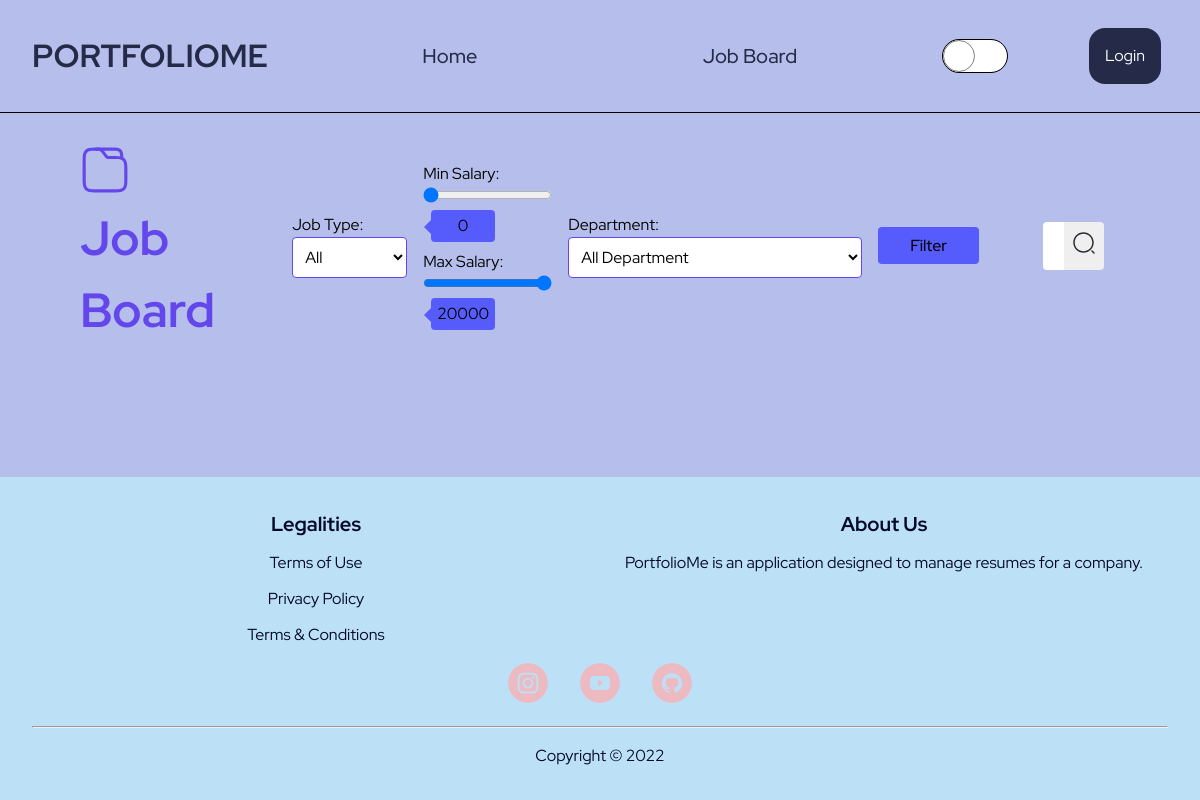
Page /job_board on the earlier database version.
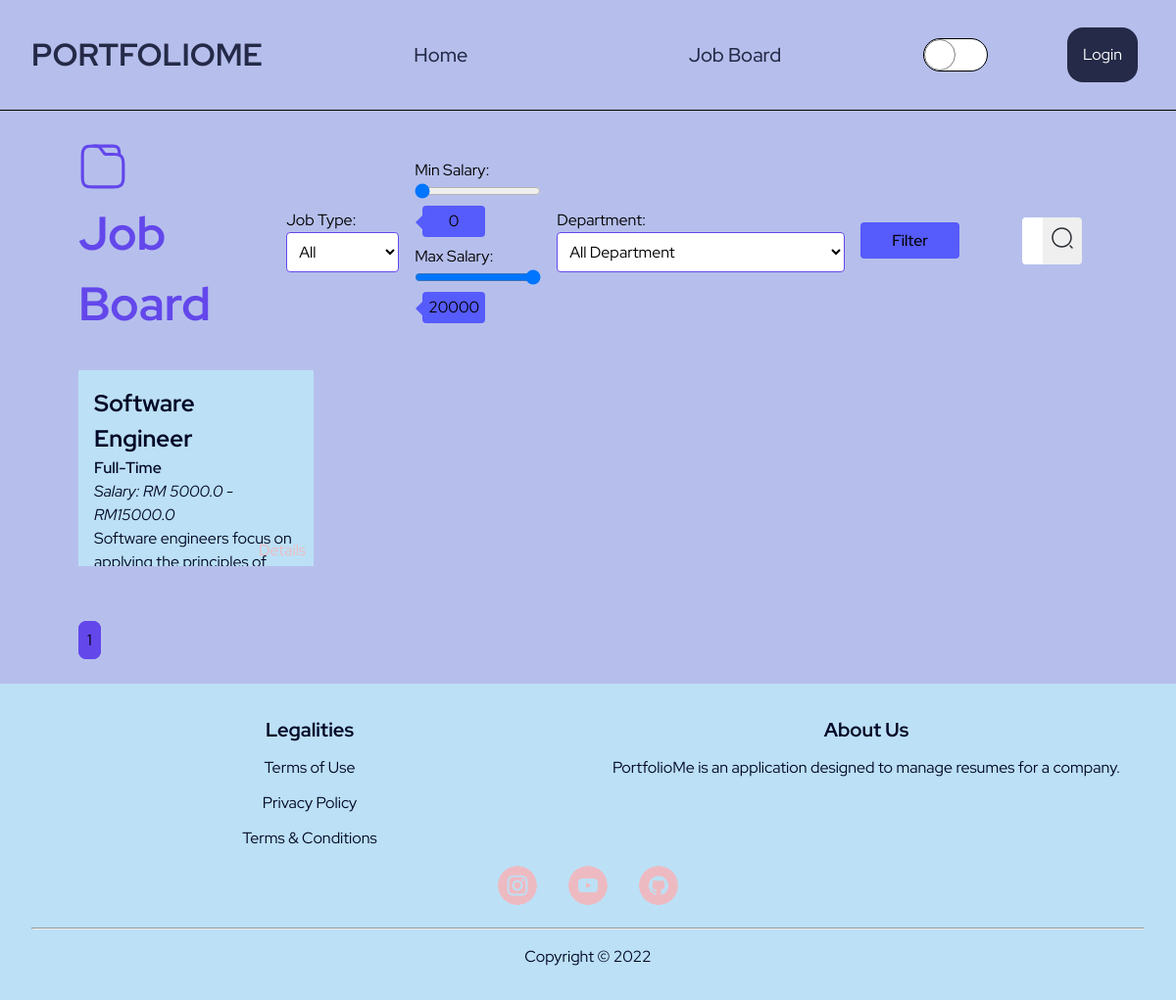
Same page on the later database version.
### PortfolioMe/models.py (models this page shows, shortened)
class JobBoard(db.Model):
    __tablename__ = 'jobboard'
    id = db.Column(db.Integer, primary_key=True)
    name = db.Column(db.String(50), nullable=False)
    highlights = db.Column(db.String(200), nullable=False)
    description = db.Column(db.String(255), nullable=False)
    department = db.Column(db.String(50), nullable=False)
    min_salary = db.Column(db.Float, nullable=False)
    max_salary = db.Column(db.Float, nullable=False)
    position_level = db.Column(db.String(20), nullable=False)
    years_of_experience = db.Column(db.String(10), nullable=False)
    job_type = db.Column(db.String(10), nullable=False)
    specializations = db.Column(db.String(50), nullable=False)
    job_image = db.Column(db.String(50), nullable=False)
    resumes_submitted_list = db.relationship(
        'Resume', backref='associated_job_board', lazy=True)

### PortfolioMe/client/routes.py (the view)
@client.route("/job_board", methods=["GET", "POST"])
def job_board():
    JOBS_PER_PAGE = 12
    page = request.args.get('page', default=1, type=int)
    jobs = JobBoard.query.order_by(
        JobBoard.id.asc()).paginate(page=page, per_page=JOBS_PER_PAGE)
    search_query = request.args.get('search')
    if search_query is not None:
        jobs = JobBoard.query.filter(JobBoard.name.like(f"%{search_query}%")).order_by(
            JobBoard.id.asc()).paginate(page=page, per_page=JOBS_PER_PAGE)
    jobtype_filter = constants.job_types
    department_filter = constants.department_types
    type = request.args.get('type')
    min_salary = request.args.get('min_salary')
    max_salary = request.args.get('max_salary')
    department = request.args.get('dept')
    if type != "All" and min_salary and max_salary and department != "All":
        jobs = JobBoard.query.filter(JobBoard.job_type.like(f"%{type}%"), (JobBoard.min_salary > min_salary) | (JobBoard.max_salary < max_salary), JobBoard.department.like(f"%{department}%")).order_by(
            JobBoard.id.asc()).paginate(page=page, per_page=JOBS_PER_PAGE)
    elif type == "All" and min_salary and max_salary and department == "All":
        jobs = JobBoard.query.filter((JobBoard.min_salary > min_salary) | (JobBoard.max_salary < max_salary)).order_by(
            JobBoard.id.asc()).paginate(page=page, per_page=JOBS_PER_PAGE)
    elif type == "All" and min_salary and max_salary and department:
        jobs = JobBoard.query.filter((JobBoard.min_salary > min_salary) | (JobBoard.max_salary < max_salary), JobBoard.department.like(f"%{department}%")).order_by(
            JobBoard.id.asc()).paginate(page=page, per_page=JOBS_PER_PAGE)
    elif type and min_salary and max_salary and department == "All":
        jobs = JobBoard.query.filter(JobBoard.job_type.like(f"%{type}%"), (JobBoard.min_salary > min_salary) | (JobBoard.max_salary < max_salary)).order_by(
            JobBoard.id.asc()).paginate(page=page, per_page=JOBS_PER_PAGE)
    return render_template("client/job_board.html", jobs=jobs, jobtype_filter=jobtype_filter, department_filter=department_filter)

### PortfolioMe/templates/client/job_board.html (shortened to what this page needs)
{% extends "layout/base.html" %}  {% block css %}<link
    rel="stylesheet"
    href="{{ url_for('static', filename='css/client/job_board.css') }}"
/>
{% endblock %} {% block content %}
<main class="job-board-container">
    <div class="job-board-header">
        <div class="header">
            <h1>Job Board</h1>
        </div>
        <div class="action-container">
            <form class="filter-form" method="GET" novalidate>
                <div class="type">
                    <label for="jobType">Job Type:</label>
                    <select name="type" id="jobType">
                        {% for job_type in jobtype_filter %} {% if
                        request.args.get('type') == job_type %}
                        <option value="{{ job_type }}" selected>
                            {{ job_type | capitalize}}
                        </option>
                        {% else %}
                        <option value="{{ job_type }}">
                            {{ job_type | capitalize}}
                        </option>
                        {% endif %} {% endfor %}
                    </select>
                </div>
                <div class="salary">
                    <section>
                        <label for="minJobSalary">Min Salary:</label>
                        <input
                            type="range"
                            name="min_salary"
                            id="minJobSalary"
                            min="0"
                            max="20000"
                            step="500"
                            value="{{ request.args.get('min_salary') or 0 }}"
                        />
                        <p>{{ request.args.get('min_salary') or 0 }}</p>
                    </section>
                    <section>
                        <label for="maxJobSalary">Max Salary: </label>
                        <input
                            type="range"
                            name="max_salary"
                            id="maxJobSalary"
                            min="1500"
                            max="20000"
                            step="500"
                            value="{{ request.args.get('max_salary') or 20000 }}"
                        />
                        <p>{{ request.args.get('max_salary') or 20000 }}</p>
                    </section>
                </div>
                <div class="department-container">
                    <label for="department">Department:</label>
                    <select name="dept" id="department">
                        {% for dept in department_filter %} {% if
                        request.args.get('dept') == dept %}
                        <option value="{{ dept }}" selected>
                            {{ dept | capitalize + " Department"}}
                        </option>
                        {% else %}
                        <option value="{{ dept }}">
                            {{ dept | capitalize + " Department" }}
                        </option>
                        {% endif %} {% endfor %}
                    </select>
                </div>
                <input type="submit" value="Filter" class="filter-btn" />
            </form>
            <form class="search-form" method="GET" novalidate>
                {% if request.args.get('search') %}
                <input
                    type="search"
                    name="search"
                    id="searchBar"
                    value="{{ request.args.get('search') }}"
                    placeholder="Search jobs..."
                />
                {% else %}
                <input
                    type="search"
                    name="search"
                    id="searchBar"
                    placeholder="Search jobs..."
                />
                {% endif %}
                <button id="searchBtn">
                </button>
            </form>
        </div>
    </div>
    <div class="jobs-available">
        {% for job in jobs.items %}
        <div>
            <h2>{{ job.name }}</h2>
            <span>{{ job.job_type }}</span>
            <br />
            <i>Salary: RM {{ job.min_salary }} - RM{{ job.max_salary }}</i>
            <p>{{ job.description }}</p>
            <a href="{{ url_for('client.job_detail', job_id=job.id) }}"
                >Details</a
            >
        </div>
        {% endfor %}
    </div>
    <div class="pagination">
        {% for page_num in jobs.iter_pages(left_edge=1, right_edge=1,
        left_current=2, right_current=2) %} {% if page_num %} {% if jobs.page ==
        page_num %}
        <a
            class="current-page-btn"
            href="{{ url_for('client.job_board', page=page_num) }}"
            >{{ page_num }}</a
        >
        {% else %}
        <a
            class="page-btn"
            href="{{ url_for('client.job_board', page=page_num) }}"
            >{{ page_num }}</a
        >
        {% endif %} {% else %} ... {% endif %} {% endfor %}
    </div>
</main>
{% endblock %}

### PortfolioMe/templates/layout/base.html (shortened to what this page needs)
<!DOCTYPE html>
<html lang="en">
    <head>
        <link
            rel="stylesheet"
            href="{{ url_for('static', filename='css/layout/base.css') }}"
        />
        <link
            rel="stylesheet"
            href="{{ url_for('static', filename='css/layout/reset.css') }}"
        />
        {% block css %} {% endblock %}
    </head>
    <body>
        <header>
            <div class="logo">
                <a href="{{ url_for('main.home') }}">PortfolioMe</a>
            </div>
            <nav class="navigation-bar">
                <ul>
                    {% if current_user.is_authenticated %}
                    <li>
                        <a href="{{ url_for('main.home') }}">Home</a>
                    </li>
                    <li>
                        <a href="{{ url_for('client.job_board') }}"
                            >Job Board</a
                        >
                    </li>
                    <li>
                        <a href="{{ url_for('client.resume_list') }}"
                            >Resume Status</a
                        >
                    </li>
                    {% else %}
                    <li>
                        <a href="{{ url_for('main.home') }}">Home</a>
                    </li>
                    <li>
                        <a href="{{ url_for('client.job_board') }}"
                            >Job Board</a
                        >
                    </li>
                    {% endif %}
                </ul>
            </nav>
            <div class="toggle-dark-light-mode">
            </div>
            {% if current_user.is_authenticated %}
            <div class="profile-container">
                <button id="profile">
                    <svg
                        width="55"
                        height="55"
                        viewBox="0 0 55 55"
                        fill="none"
                        xmlns="http://www.w3.org/2000/svg"
                    >
                        <path
                            d="M50.4166 27.5C50.4166 14.8729 40.1271 4.58334 27.5 4.58334C14.8729 4.58334 4.58331 14.8729 4.58331 27.5C4.58331 34.1458 7.4479 40.1271 11.9854 44.3208C11.9854 44.3438 11.9854 44.3438 11.9625 44.3667C12.1916 44.5958 12.4666 44.7792 12.6958 44.9854C12.8333 45.1 12.9479 45.2146 13.0854 45.3063C13.4979 45.65 13.9562 45.9708 14.3916 46.2917C14.5521 46.4063 14.6896 46.4979 14.85 46.6125C15.2854 46.9104 15.7437 47.1854 16.225 47.4375C16.3854 47.5292 16.5687 47.6438 16.7291 47.7354C17.1875 47.9875 17.6687 48.2167 18.1729 48.4229C18.3562 48.5146 18.5396 48.6063 18.7229 48.675C19.2271 48.8813 19.7312 49.0646 20.2354 49.225C20.4187 49.2938 20.6021 49.3625 20.7854 49.4083C21.3354 49.5688 21.8854 49.7063 22.4354 49.8438C22.5958 49.8896 22.7562 49.9354 22.9396 49.9583C23.5812 50.0958 24.2229 50.1875 24.8875 50.2563C24.9791 50.2563 25.0708 50.2792 25.1625 50.3021C25.9416 50.3708 26.7208 50.4167 27.5 50.4167C28.2791 50.4167 29.0583 50.3708 29.8146 50.3021C29.9062 50.3021 29.9979 50.2792 30.0896 50.2563C30.7541 50.1875 31.3958 50.0958 32.0375 49.9583C32.1979 49.9354 32.3583 49.8667 32.5416 49.8438C33.0916 49.7063 33.6646 49.5917 34.1916 49.4083C34.375 49.3396 34.5583 49.2708 34.7416 49.225C35.2458 49.0417 35.7729 48.8813 36.2541 48.675C36.4375 48.6063 36.6208 48.5146 36.8041 48.4229C37.2854 48.2167 37.7666 47.9875 38.2479 47.7354C38.4312 47.6438 38.5916 47.5292 38.7521 47.4375C39.2104 47.1625 39.6687 46.9104 40.1271 46.6125C40.2875 46.5208 40.425 46.4063 40.5854 46.2917C41.0437 45.9708 41.4791 45.65 41.8916 45.3063C42.0291 45.1917 42.1437 45.0771 42.2812 44.9854C42.5333 44.7792 42.7854 44.5729 43.0146 44.3667C43.0146 44.3438 43.0146 44.3438 42.9916 44.3208C47.5521 40.1271 50.4166 34.1458 50.4166 27.5ZM38.8208 38.8896C32.6104 34.7188 22.4354 34.7188 16.1791 38.8896C15.1708 39.5542 14.3458 40.3333 13.6583 41.1813C10.175 37.6521 8.02081 32.8167 8.02081 27.5C8.02081 16.7521 16.7521 8.02084 27.5 8.02084C38.2479 8.02084 46.9791 16.7521 46.9791 27.5C46.9791 32.8167 44.825 37.6521 41.3416 41.1813C40.6771 40.3333 39.8291 39.5542 38.8208 38.8896Z"
                            fill="currentColor"
                        />
                        <path
                            d="M27.5 15.8813C22.7563 15.8813 18.9062 19.7313 18.9062 24.475C18.9062 29.1271 22.55 32.9083 27.3854 33.0458C27.4542 33.0458 27.5458 33.0458 27.5917 33.0458C27.6375 33.0458 27.7062 33.0458 27.7521 33.0458C27.775 33.0458 27.7979 33.0458 27.7979 33.0458C32.4271 32.8854 36.0708 29.1271 36.0938 24.475C36.0938 19.7313 32.2438 15.8813 27.5 15.8813Z"
                            fill="currentColor"
                        />
                    </svg>
                    <div class="profile-box">
                        <a
                            href="{{ url_for('client.edit_profile') }}"
                            class="edit-profile-btn"
                            >Edit Profile</a
                        >
                        <a
                            href="{{ url_for('auth.logout') }}"
                            class="logout-btn"
                            >Logout</a
                        >
                    </div>
                </button>
            </div>
            {% else %}
            <div class="authentication-box">
                <a href="{{ url_for('auth.login') }}" class="login-btn"
                    >Login</a
                >
            </div>
            {% endif %}
        </header>
        {% block content %} {% endblock %}
        <footer>
            <div class="legalities">
                <h4>Legalities</h4>
                <a href="#">Terms of Use</a>
                <a href="#">Privacy Policy</a>
                <a href="#">Terms &amp; Conditions</a>
            </div>
            <div class="about-us">
                <h4>About Us</h4>
                <p>
                    PortfolioMe is an application designed to manage resumes for
                    a company.
                </p>
            </div>
            <div class="icons">
                <a href="#"
                    >
                </a>
                <a href="#"
                    >
                </a>
                <a href="#"
                    >
                </a>
            </div>
            <hr />
            <div class="copyright">Copyright &copy; 2022</div>
        </footer>
    </body>
</html>

Differences in the rows shown:
added JobBoard: name "Software Engineer", job_type "Full-Time", min_salary "5000.0", max_salary "15000.0", description "Software engineers focus on…"
Other differences:
new list line: "1"
